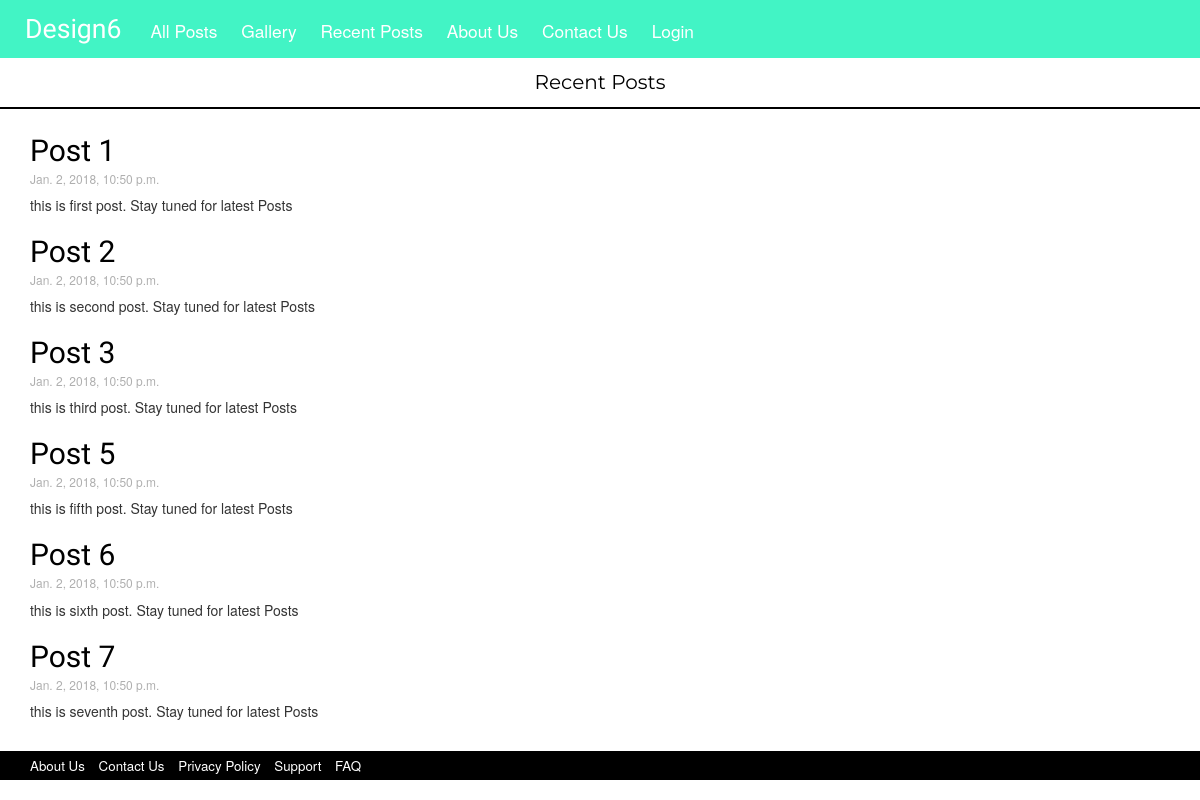
Page /posts/recent/ on the committed database.
### design6/models.py (models this page shows, shortened)
class Post(models.Model):
	author = models.ForeignKey('auth.User')
	title = models.CharField(max_length=200)
	text = models.TextField()
	created_date = models.DateTimeField(default=timezone.now)
	published_date = models.DateTimeField(default=timezone.now)

### design6/views.py (the view)
# urls.py: url(r'^posts/recent/$', views.post_recent, name='post_recent'),
def post_recent(request):
	posts = Post.objects.filter(published_date__lte=timezone.now()).order_by('published_date')[:6]
	return render(request, 'design6/post_recent.html', {'posts' :posts})

### design6/templates/design6/post_recent.html
{% extends 'design6/base.html' %}
{% block content %}
	<div class="container-fluid latest">
		<p>Recent Posts</p>
	</div>
	<div class="container-fluid">
		{% for post in posts %}
			<div class="container-fluid">
				<h2><a href="{% url 'post_detail' pk=post.pk %}">{{ post.title }}</a></h2>
				<h6 class="date">{{ post.published_date }}</h6>
				<div class="postText">
					<p>{{ post.text|truncatewords:40|linebreaks }}</p>
				</div>
			</div>
		{% endfor %}
	</div>
{% endblock %}

### design6/static/css/base.css (style rules this page uses)
.latest { padding-top: 10px; border-bottom: 2px solid; font-family: 'Montserrat', sans-serif; font-size: 15pt; color: #000000; text-align: center; width: 100%; margin-bottom: 15px; }
h2 { margin-top: 10px; margin-bottom: 5px; font-family: "Berkshire Swash", cursive; }
h2 a:link, h2 a:visited { color: #000000; text-decoration: none; }
.date { margin-top: 0; color: #afafaf; }

### rows in the picture
Post: title "Post 1", published_date "Jan. 2, 2018, 10:50 p.m.", text "this is first post. Stay tuned for latest Posts"
Post: title "Post 2", published_date "Jan. 2, 2018, 10:50 p.m.", text "this is second post. Stay tuned for latest Posts"
Post: title "Post 3", published_date "Jan. 2, 2018, 10:50 p.m.", text "this is third post. Stay tuned for latest Posts"
Post: title "Post 5", published_date "Jan. 2, 2018, 10:50 p.m.", text "this is fifth post. Stay tuned for latest Posts"
Post: title "Post 6", published_date "Jan. 2, 2018, 10:50 p.m.", text "this is sixth post. Stay tuned for latest Posts"
Post: title "Post 7", published_date "Jan. 2, 2018, 10:50 p.m.", text "this is seventh post. Stay tuned for latest Posts"
